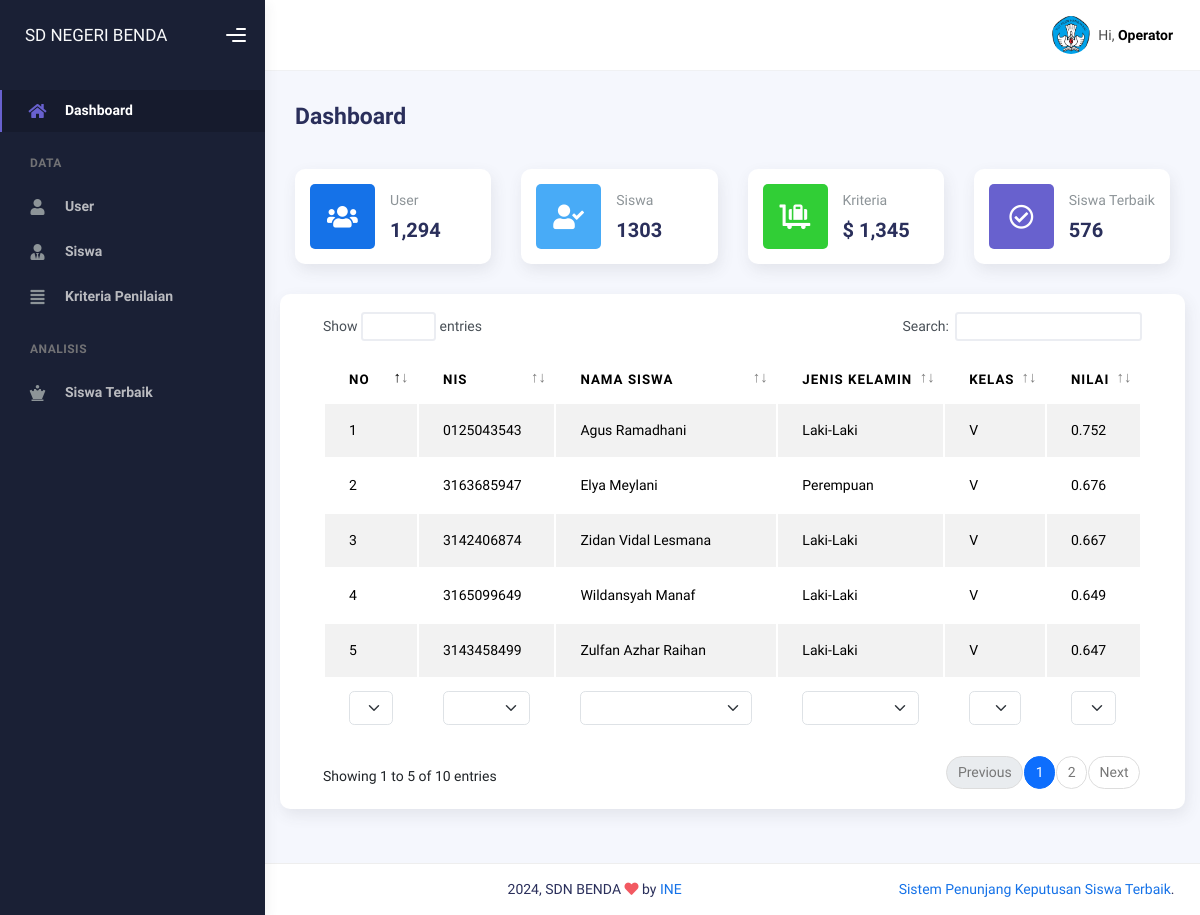
The page /index.php/Operator/cDashboard (signed in) on the database its author committed.
### tables this page shows
CREATE TABLE `analisis` (
  `id_analisis` int(11) NOT NULL,
  `id_siswa` int(11) NOT NULL,
  `id_kriteria` int(11) NOT NULL,
  `periode` int(11) NOT NULL,
  `n_pengetahuan` int(11) NOT NULL,
  `n_keterampilan` int(11) NOT NULL,
  `n_kehadiran` int(11) NOT NULL,
  `n_perilaku` int(11) NOT NULL,
  `n_presentasi` varchar(20) NOT NULL,
  `hasil` double NOT NULL
);

CREATE TABLE `siswa` (
  `id_siswa` int(11) NOT NULL,
  `id_user` int(11) NOT NULL,
  `nama_siswa` varchar(125) NOT NULL,
  `jk` varchar(20) NOT NULL,
  `kelas` varchar(20) NOT NULL,
  `nis` varchar(20) NOT NULL
);

### application/controllers/Operator/cDashboard.php (called while the page is built, shortened)
<?php
class cDashboard extends CI_Controller
{
	public function index()
	{
		$data = array(
			'siswa' => $this->db->query("SELECT * FROM `analisis` JOIN siswa ON analisis.id_siswa=siswa.id_siswa ORDER BY hasil DESC LIMIT 10")->result()
		);
		$this->load->view('Operator/Layout/head');
		$this->load->view('Operator/Layout/sidebar');
		$this->load->view('Operator/vDashboard', $data);
		$this->load->view('Operator/Layout/footer');
	}
}

### index.php (called while the page is built, shortened)
<?php
require_once BASEPATH.'core/CodeIgniter.php';

### application/views/Operator/vDashboard.php (the view)
<div class="container">
	<div class="page-inner">
		<div class="d-flex align-items-left align-items-md-center flex-column flex-md-row pt-2 pb-4">
			<div>
				<h3 class="fw-bold mb-3">Dashboard</h3>
			</div>
		</div>
		<div class="row">
			<div class="col-sm-6 col-md-3">
				<div class="card card-stats card-round">
					<div class="card-body">
						<div class="row align-items-center">
							<div class="col-icon">
								<div class="icon-big text-center icon-primary bubble-shadow-small">
									<i class="fas fa-users"></i>
								</div>
							</div>
							<div class="col col-stats ms-3 ms-sm-0">
								<div class="numbers">
									<p class="card-category">User</p>
									<h4 class="card-title">1,294</h4>
								</div>
							</div>
						</div>
					</div>
				</div>
			</div>
			<div class="col-sm-6 col-md-3">
				<div class="card card-stats card-round">
					<div class="card-body">
						<div class="row align-items-center">
							<div class="col-icon">
								<div class="icon-big text-center icon-info bubble-shadow-small">
									<i class="fas fa-user-check"></i>
								</div>
							</div>
							<div class="col col-stats ms-3 ms-sm-0">
								<div class="numbers">
									<p class="card-category">Siswa</p>
									<h4 class="card-title">1303</h4>
								</div>
							</div>
						</div>
					</div>
				</div>
			</div>
			<div class="col-sm-6 col-md-3">
				<div class="card card-stats card-round">
					<div class="card-body">
						<div class="row align-items-center">
							<div class="col-icon">
								<div class="icon-big text-center icon-success bubble-shadow-small">
									<i class="fas fa-luggage-cart"></i>
								</div>
							</div>
							<div class="col col-stats ms-3 ms-sm-0">
								<div class="numbers">
									<p class="card-category">Kriteria</p>
									<h4 class="card-title">$ 1,345</h4>
								</div>
							</div>
						</div>
					</div>
				</div>
			</div>
			<div class="col-sm-6 col-md-3">
				<div class="card card-stats card-round">
					<div class="card-body">
						<div class="row align-items-center">
							<div class="col-icon">
								<div class="icon-big text-center icon-secondary bubble-shadow-small">
									<i class="far fa-check-circle"></i>
								</div>
							</div>
							<div class="col col-stats ms-3 ms-sm-0">
								<div class="numbers">
									<p class="card-category">Siswa Terbaik</p>
									<h4 class="card-title">576</h4>
								</div>
							</div>
						</div>
					</div>
				</div>
			</div>
		</div>
		<div class="row">
			<div class="card">
				<div class="card-body">
					<div class="table-responsive">
						<table id="multi-filter-select" class="display table table-striped table-hover">
							<thead>
								<tr>
									<th>No</th>
									<th>NIS</th>
									<th>Nama Siswa</th>
									<th>Jenis Kelamin</th>
									<th>Kelas</th>
									<th>Nilai</th>
								</tr>
							</thead>
							<tfoot>
								<tr>
									<th>No</th>
									<th>NIS</th>
									<th>Nama Siswa</th>
									<th>Jenis Kelamin</th>
									<th>Kelas</th>
									<th>Nilai</th>
								</tr>
							</tfoot>
							<tbody>
								<?php
								$no = 1;
								foreach ($siswa as $key => $value) {
								?>
									<tr>
										<td><?= $no++ ?></td>
										<td><?= $value->nis ?></td>
										<td><?= $value->nama_siswa ?></td>
										<td><?= $value->jk ?></td>
										<td><?= $value->kelas ?></td>
										<td><?= $value->hasil ?></td>
									</tr>
								<?php
								}
								?>
							</tbody>
						</table>
					</div>
				</div>
			</div>
		</div>
	</div>
</div>

### rows shown on the page
analisis: id_siswa.nis "0125043543", id_siswa.nama_siswa "Agus Ramadhani", id_siswa.jk "Laki-Laki", id_siswa.kelas "V", hasil "0.752"
analisis: id_siswa.nis "3163685947", id_siswa.nama_siswa "Elya Meylani", id_siswa.jk "Perempuan", id_siswa.kelas "V", hasil "0.676"
analisis: id_siswa.nis "3142406874", id_siswa.nama_siswa "Zidan Vidal Lesmana", id_siswa.jk "Laki-Laki", id_siswa.kelas "V", hasil "0.667"
analisis: id_siswa.nis "3165099649", id_siswa.nama_siswa "Wildansyah Manaf", id_siswa.jk "Laki-Laki", id_siswa.kelas "V", hasil "0.649"
analisis: id_siswa.nis "3143458499", id_siswa.nama_siswa "Zulfan Azhar Raihan", id_siswa.jk "Laki-Laki", id_siswa.kelas "V", hasil "0.647"
